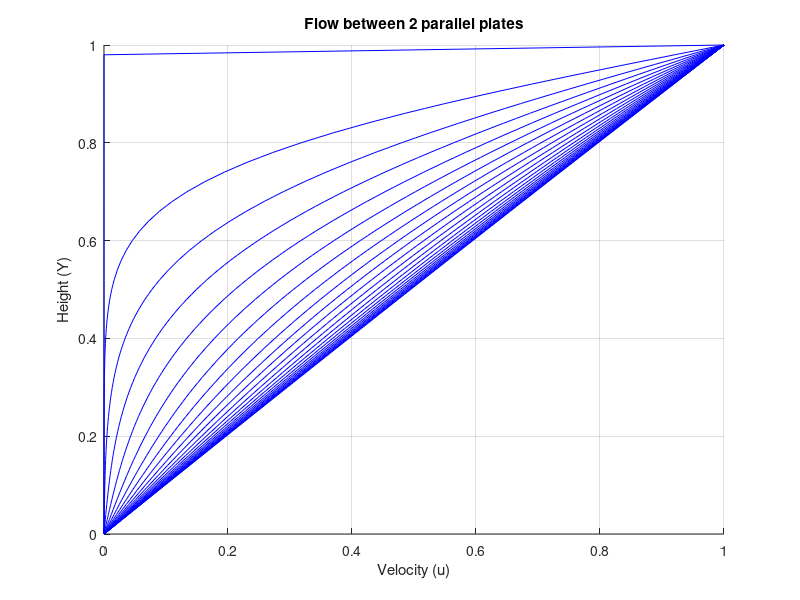

Recreate this plot in MATLAB.
% Example-1
% Couette Flow : Flow between 2 infinitely parallel plates
clear all; clc

% Known Parameters
N = 101; % No. of grid points
h = 1; % Distance between the plates (Length of y-domain)
dy = h/(N-1); % Grid Size
u_m = 1; % Velocity of Moving plate
Re = 100; % Reynold's Number (Aribitrary)

% Calculations
% Since nu = gamma = U*h/Re
gamma = (u_m*h/Re); % Diffusion Coefficient

% Condition for stability: gamma_y <= (1/2)
% gamma_y = nu*dt/(dy^2)
dt = (dy^2)/(2*gamma); % Time Step
gamma_y = gamma*dt/(dy*dy);

% Initialization
u = zeros(N,1); % Velocity Matrix
U = []; % Velocity variation array with time step
t = 0; % Time
T = []; % Time array

% Initial & Boundary Conditions
u(1,1) = u_m; % Moving plate
u(N,1) = 0; % Stationary plate

% Computation - Explicit Method
% Forward in Time Central in Space (FTCS)
n = 0; % Iterator
while t<=50
    u_old = u;
    for j=2:N-1 % For Internal Nodes
        u(j,1) = u_old(j,1) + gamma_y*(u_old(j+1,1)-2*u_old(j,1)+u_old(j-1,1));
    end
    n = n+1;
    t = t + dt;
    U = [U;u'];
    T(end+1) = t;
end
u
n
t

% Plotting
figure;
hold on;
grid on;
for i=1:(2/dt):n
    plot(U(i,:),h:-dy:0,'b-')
end
xlabel('Velocity (u)'),ylabel('Height (Y)')
title('Flow between 2 parallel plates')
hold off;
